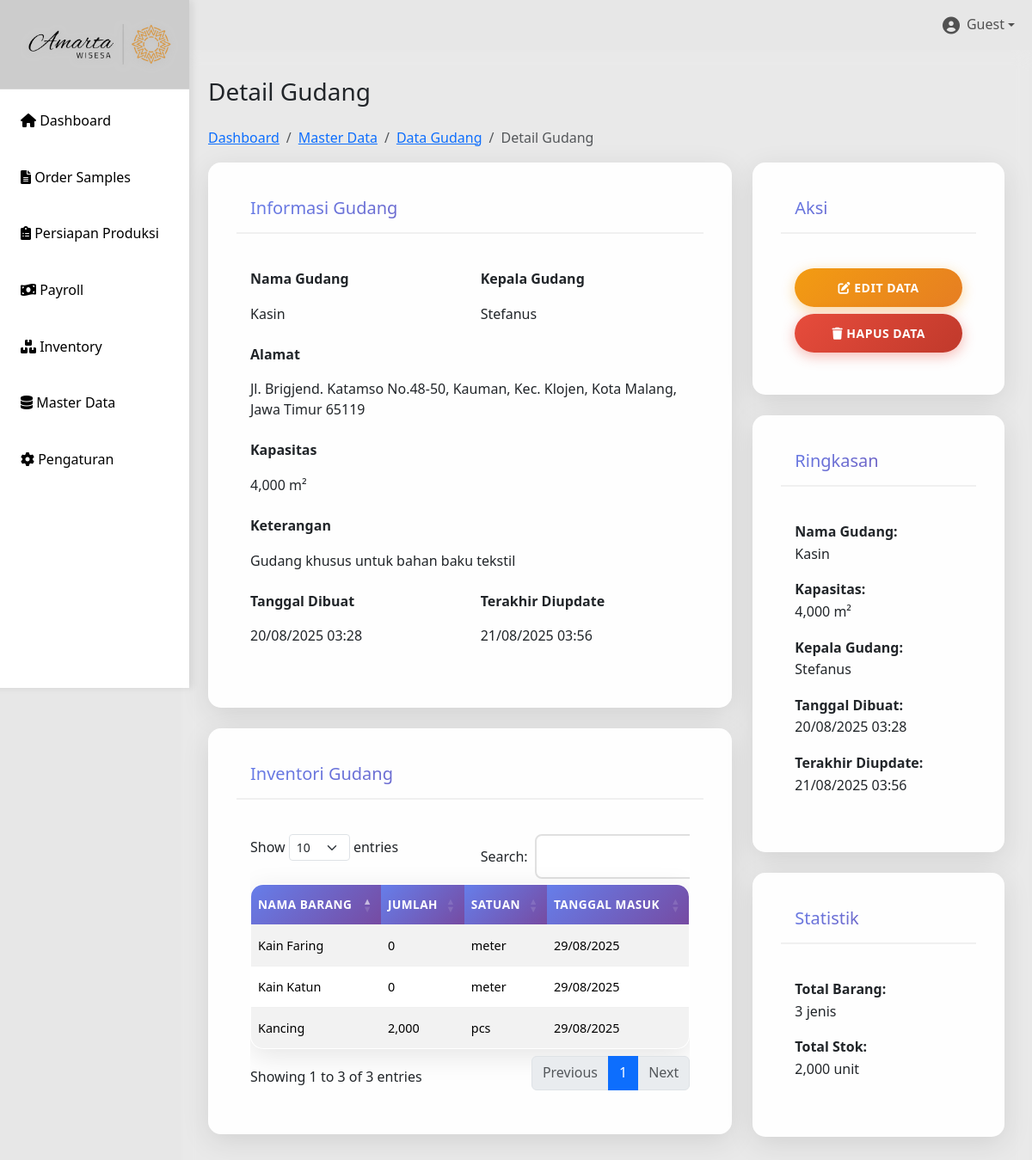
Before: /detail-gudang.php?id=3 with the older database file.
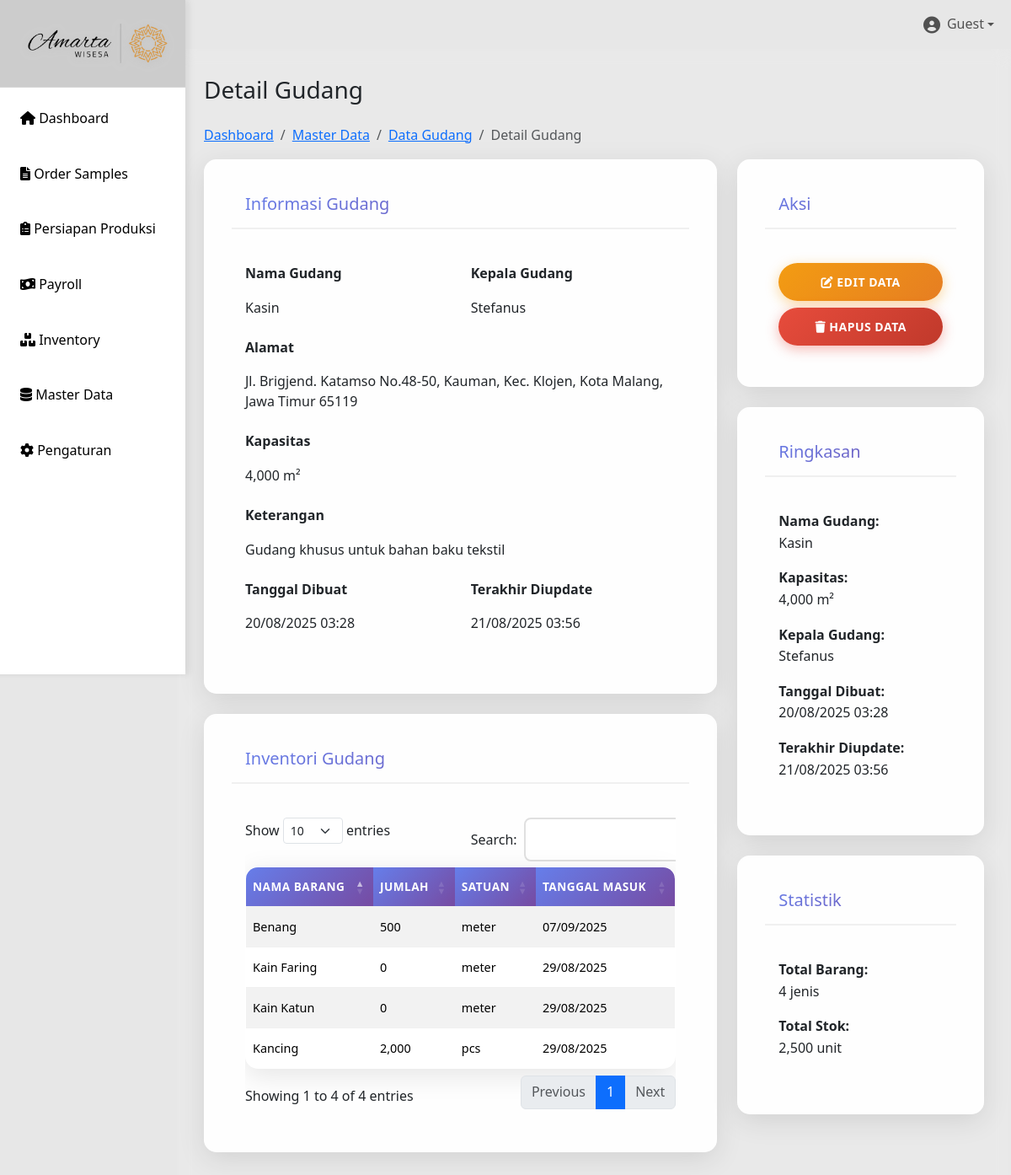
After: the same page with the newer database file.
### tables this page shows
CREATE TABLE `inventory_gudang` (
  `id` int(11) UNSIGNED NOT NULL,
  `id_gudang` int(11) NOT NULL,
  `nama_barang` varchar(100) NOT NULL,
  `jumlah` int(11) NOT NULL DEFAULT 0,
  `stok_akhir` int(11) NOT NULL DEFAULT 0,
  `satuan` varchar(20) NOT NULL,
  `tanggal_masuk` date DEFAULT NULL,
  `tanggal_update` timestamp NOT NULL DEFAULT current_timestamp() ON UPDATE current_timestamp()
);

### detail-gudang.php (the view, shortened to what the changed rows need)
<?php
include 'includes/header.php';
include 'config/db.php';
$id_gudang = $_GET['id'];
$inventory_data = [];
$inventory_sql = "SELECT * FROM inventory_gudang WHERE id_gudang = ? ORDER BY nama_barang ASC";
$stmt_inventory = mysqli_prepare($conn, $inventory_sql);
if ($stmt_inventory) {
    mysqli_stmt_bind_param($stmt_inventory, "i", $id_gudang);
    mysqli_stmt_execute($stmt_inventory);
    $inventory_result = mysqli_stmt_get_result($stmt_inventory);
    $inventory_data = mysqli_fetch_all($inventory_result, MYSQLI_ASSOC);
}
?>
<div class="main-content">
    <div class="row">
        <div class="col-12">
            <h1 class="h3 mb-4">Detail Gudang</h1>
            <div class="row">
                <div class="col-md-8">
                    <?php if (!empty($inventory_data)): ?>
                    <div class="card mt-4">
                        <div class="card-header">
                            <h5 class="card-title mb-0">Inventori Gudang</h5>
                        </div>
                        <div class="card-body">
                            <div class="table-responsive">
                                <table id="invGudangTable" class="table table-striped">
                                    <thead>
                                        <tr>
                                            <th>Nama Barang</th>
                                            <th>Jumlah</th>
                                            <th>Satuan</th>
                                            <th>Tanggal Masuk</th>
                                        </tr>
                                    </thead>
                                    <tbody>
                                        <?php foreach ($inventory_data as $item): ?>
                                        <tr>
                                            <td><?= htmlspecialchars($item['nama_barang']); ?></td>
                                            <td><?= number_format($item['jumlah']); ?></td>
                                            <td><?= htmlspecialchars($item['satuan']); ?></td>
                                            <td><?= date('d/m/Y', strtotime($item['tanggal_masuk'])); ?></td>
                                        </tr>
                                        <?php endforeach; ?>
                                    </tbody>
                                </table>
                            </div>
                        </div>
                    </div>
                    <?php endif; ?>
                </div>
                <div class="col-md-4">
                    <div class="card mt-3">
                        <div class="card-body">
                            <p><strong>Total Barang:</strong><br>
                            <?= count($inventory_data); ?> jenis</p>
                            <p><strong>Total Stok:</strong><br>
                            <?= count($inventory_data) > 0 ? number_format(array_sum(array_column($inventory_data, 'jumlah'))) : 0; ?> unit</p>
                        </div>
                    </div>
                </div>
            </div>
        </div>
    </div>
</div>
<?php
include 'includes/footer.php';
?>

Changed rows visible on the page:
added inventory_gudang: nama_barang "Benang", jumlah "500", satuan "meter", tanggal_masuk "07/09/2025"
Other visible differences:
text written by a page script: "Show entries Search: Showing 1 to 3 of 3 entries Previous 1 Next" → "Show entries Search: Showing 1 to 4 of 4 entries Previous 1 Next"
count($inventory_data): "3" → "4"
array_sum(array_column($inventory_data, 'jumlah')): "2,000" → "2,500"
